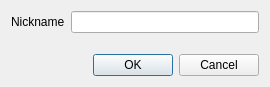
<?xml version="1.0" encoding="UTF-8"?>
<ui version="4.0">
 <class>PreferencesDialog</class>
 <widget class="QDialog" name="PreferencesDialog">
  <property name="geometry">
   <rect>
    <x>0</x>
    <y>0</y>
    <width>270</width>
    <height>87</height>
   </rect>
  </property>
  <property name="minimumSize">
   <size>
    <width>270</width>
    <height>87</height>
   </size>
  </property>
  <property name="windowTitle">
   <string>Preferences</string>
  </property>
  <property name="sizeGripEnabled">
   <bool>false</bool>
  </property>
  <property name="modal">
   <bool>true</bool>
  </property>
  <layout class="QVBoxLayout" name="verticalLayout">
   <item>
    <layout class="QFormLayout" name="form">
     <item row="0" column="0">
      <widget class="QLabel" name="nickTitle">
       <property name="text">
        <string>Nickname</string>
       </property>
      </widget>
     </item>
     <item row="0" column="1">
      <widget class="QLineEdit" name="nickEdit"/>
     </item>
    </layout>
   </item>
   <item>
    <widget class="QDialogButtonBox" name="buttons">
     <property name="orientation">
      <enum>Qt::Horizontal</enum>
     </property>
     <property name="standardButtons">
      <set>QDialogButtonBox::Cancel|QDialogButtonBox::Ok</set>
     </property>
    </widget>
   </item>
  </layout>
 </widget>
 <resources/>
 <connections>
  <connection>
   <sender>buttons</sender>
   <signal>accepted()</signal>
   <receiver>PreferencesDialog</receiver>
   <slot>accept()</slot>
   <hints>
    <hint type="sourcelabel">
     <x>248</x>
     <y>254</y>
    </hint>
    <hint type="destinationlabel">
     <x>157</x>
     <y>274</y>
    </hint>
   </hints>
  </connection>
  <connection>
   <sender>buttons</sender>
   <signal>rejected()</signal>
   <receiver>PreferencesDialog</receiver>
   <slot>reject()</slot>
   <hints>
    <hint type="sourcelabel">
     <x>316</x>
     <y>260</y>
    </hint>
    <hint type="destinationlabel">
     <x>286</x>
     <y>274</y>
    </hint>
   </hints>
  </connection>
 </connections>
</ui>
